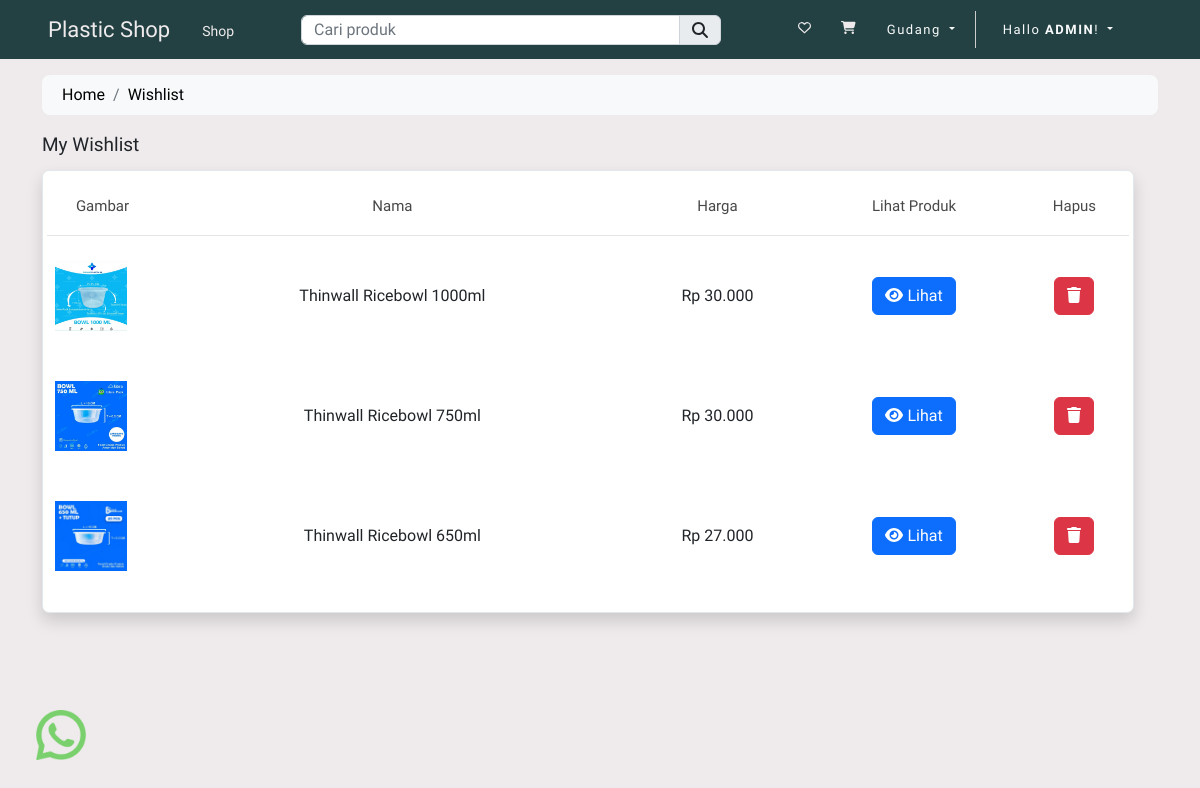
Screenshot of /wishlist/ (signed in) with the database file from the repository.
### store/models.py (models this page shows, shortened)
class Wishlist(Model):
    user = ForeignKey(User, on_delete=CASCADE)
    product = ForeignKey(Produk, on_delete=CASCADE)
    create_at = DateTimeField(auto_now_add=True)

class Produk(Model):
    kategori = ForeignKey(Kategori, on_delete=CASCADE)
    slug = CharField(max_length=150, null=False, blank=False)
    name = CharField(max_length=150, null=False, blank=False)
    product_image = ImageField(
        upload_to=get_file_path, null=False, blank=False)
    small_description = CharField(max_length=250, null=False, blank=False)
    size = CharField(max_length=25, null=True, blank=True)
    kuantitas = IntegerField(null=True, blank=True)
    stok = IntegerField(null=False, blank=False)
    description = TextField(max_length=500, null=False, blank=False)
    selling_price = FloatField(null=False, blank=False)
    status = BooleanField(
        default=False, help_text="0=default, 1=Hidden")
    trending = BooleanField(
        default=False, help_text="0=default, 1=Trending")
    create_at = DateTimeField(auto_now_add=True)

### store/controller/wishlist.py (the view)
# urls.py: path('wishlist/', index, name="wishlist"),
@login_required(login_url='loginpage')
def index(request):
    user_agent = request.META.get('HTTP_USER_AGENT', '')
    device_type = parse(user_agent)
    if device_type.is_mobile:
        if device_type.device.family == 'iPhone' or device_type.os.family == 'Android':
            template_name = 'store/mobile/wishlist.html'
        else:
            template_name = 'store/mobile/wishlist.html'
    elif device_type.is_tablet:
        if device_type.device.family == 'iPad' or device_type.os.family == 'Android':
            template_name = 'store/tablet/wishlist.html'
        else:
            template_name = 'store/tablet/wishlist.html'
    elif device_type.is_pc:
        if device_type.os.family == 'Mac OS X' or device_type.os.family == 'Windows':
            template_name = 'store/desktop/wishlist.html'
        else:
            template_name = 'store/desktop/wishlist.html'
    else:
        template_name = 'store/desktop/wishlist.html'
    wishlist = Wishlist.objects.filter(user=request.user)
    context = {'wishlist': wishlist}
    return render(request, template_name, context)

### store/templates/store/desktop/wishlist.html (shortened to what this page needs)
{% extends 'store/desktop/layouts/main.html' %}
{% load static %}
{% load humanize %}
{% block content %}
<div class="container py-3">
    <div class="row">
        <div class="col">
            <nav aria-label="breadcrumb" class="bg-light rounded-3 p-2 mb-3">
                <div class="container">
                    <ol class="breadcrumb mb-0">
                        <li class="breadcrumb-item"><a href="{% url 'home' %}">Home</a></li>
                        <li class="breadcrumb-item active" aria-current="page"><a
                                href="{% url 'wishlist' %}">Wishlist</a>
                        </li>
                    </ol>
                </div>
            </nav>
        </div>
        <div class="row">
            <div class="col-md-12">
                <div class="main-heading mb-10">My Wishlist</div>
                <div class="table-wishlist">
                    <div class="card shadow">
                        <div class="card-body wishdata">
                            <div class="row">
                                {% if wishlist %}
                                <table cellpadding="0" cellspacing="0" border="0" width="100%">
                                    <thead>
                                        <tr>
                                            <th style="width: 25px;" class="text-center">Gambar</th>
                                            <th width="" class="text-center">Nama</th>
                                            <th width="" class="text-center">Harga</th>
                                            <th width="" class="text-center">Lihat Produk</th>
                                            <th width="" class="text-center">Hapus</th>
                                        </tr>
                                    </thead>
                                    <tbody>
                                        {% for item in wishlist %}
                                        <tr class="product_data">
                                            <td width="">
                                                <div class="display-flex align-center">
                                                    <div class="img-product">
                                                        <img src="{{item.product.product_image.url}}" height="70px"
                                                            alt="Image here">
                                                    </div>
                                                </div>
                                            </td>
                                            <td class="text-center">
                                                {{ item.product.name }}
                                            </td>
                                            <td class="text-center">
                                                Rp {{ item.product.selling_price | stringformat:'d' | intcomma }}
                                            </td>
                                            <td align="center">
                                                <a href="{% url 'productview' item.product.kategori.slug item.product.slug %}"
                                                    class="btn btn-primary">
                                                    <i class="fa fa-eye"></i> Lihat
                                                </a>
                                            </td>
                                            <td class="text-center">
                                                <button class="btn btn-danger delete-wishlist-item"><i
                                                        class="fa fa-trash"></i></button>
                                            </td>
                                        </tr>
                                        {% endfor %}
                                    </tbody>
                                </table>
                                {% else %}
                                <h4>Wishlist Anda kosong</h4>
                                {% endif %}
                            </div>
                        </div>
                    </div>
                </div>
            </div>
        </div>
    </div>
</div>
{% endblock content %}

### store/templates/store/desktop/inc/navbar.html (shortened to what this page needs)
<nav class="navbar navbar-expand-sm navbar-dark bg-navbar-cust">
  <div class="collapse navbar-collapse " id="navbarSupportedContent">
    <a class="ms-5 navbar-brand {% if request.resolver_match.url_name == 'home' %}active{% endif %}"
      style="color: #EFEBEC; font-size: 22px;" href="{% url 'home' %}">Plastic Shop</a>
    <ul class="navbar-nav me-auto ms-2 me-auto mt-1">
      <li class="nav-item">
        <a class="nav-link" href="{% url 'collections' %}" style="color: #EFEBEC; font-size: 14px;">Shop</a>
      </li>
    </ul>
  </div>
  <div class="search-bar mt-1">
    <form action="{% url 'searchproduct' %}" method="POST">
      <div class="input-group mb-1">
        <input type="search" required class="form-control search-input" name="productsearch" id="searchproducts"
          placeholder="Cari produk">
        <button type="submit" class="input-group-text search-button"><i
            class="fa fa-search search-logo-button"></i></button>
      </div>
    </form>
  </div>
  <div class="collapse navbar-collapse justify-content-end" id="navbarSupportedContent">
    <ul id="" class="nav navbar-nav navbar-right link-cust">
      {% if user.is_authenticated %}
      <a class="nav-link me-1" href="{% url 'wishlist' %}" style="color: #EFEBEC; font-size: 13px;">
        <i class="far fa-heart"></i></a>
      <a class="nav-link me-1" href="{% url 'cart' %}" style="color: #EFEBEC; font-size: 13px;">
        <i class="fas fa-cart-shopping"></i></a>
      {% endif %}
      {% if user.is_superuser %}
      <li class="nav-item dropdown first-link-cust">
        <a class="nav-link btn btn-transparant dropdown-toggle text-light me-2" href="{% url 'gudang' %}"
          style="font-size: 13px;"> Gudang </a>
      </li>
      {% endif %}
      {% if user.is_authenticated %}
      <div class="dropdown me-5 ms-2">
        <ul class="navbar-nav">
          <li class="nav-item dropdown">
            <a class="nav-link btn btn-transparant dropdown-toggle text-light" href="#" data-bs-toggle="dropdown"
              style="font-size: 13px;"> Hallo
              <strong>{{ user | upper }}</strong>! </a>
          </li>
        </ul>
      </div>
      {% endif %}
    </ul>
  </div>
</nav>

### static/css/style.css (style rules this page uses)
body { background-color: #EFEBEC; }

### static/css/navbar.css (style rules this page uses)
.bg-navbar-cust { background: #234143; }
.link-cust a { color: #01325d; margin: 0 30px 0 10px; letter-spacing: 1.5px; }
.first-link-cust { padding-right: 3px; border-right: solid 1px #ccc; }
.search-bar { width: 35% !important; }
.search-input { height: 30px !important; }
.search-button { height: 30px !important; }

### static/css/wishlist.css (style rules this page uses)
.main-heading { font-size: 19px; margin-bottom: 20px; }
.table-wishlist table { width: 100%; }
.table-wishlist thead { border-bottom: 1px solid #e5e5e5; margin-bottom: 5px; }
.table-wishlist thead tr th { padding: 8px 0 18px; color: #484848; font-size: 15px; font-weight: 400; }
.table-wishlist tr td { padding: 25px 0; vertical-align: middle; }
.table-wishlist tr td .img-product { width: 72px; float: left; margin-left: 8px; margin-right: 31px; line-height: 63px; }
.table-wishlist tr td .img-product img { width: 100%; }
.display-flex { display: flex; }
.align-center { align-items: center; }
.mb-10 { margin-bottom: 10px !important; }

### static/css/card-product.css (style rules this page uses)
.card { border-radius: 7px !important; border-color: #e1e7ec; }

### store/templates/store/desktop/layouts/main.html (style rules this page uses)
* { font-family: 'Viga', sans-serif; }
a { text-decoration: none; color: #000; }

### rows the page displays
Wishlist: product.product_image (picture), product.name "Thinwall Ricebowl 1000ml", product.selling_price "30.000"
Wishlist: product.product_image (picture), product.name "Thinwall Ricebowl 750ml", product.selling_price "30.000"
Wishlist: product.product_image (picture), product.name "Thinwall Ricebowl 650ml", product.selling_price "27.000"

### other values shown
{{ user | upper }} "ADMIN"
